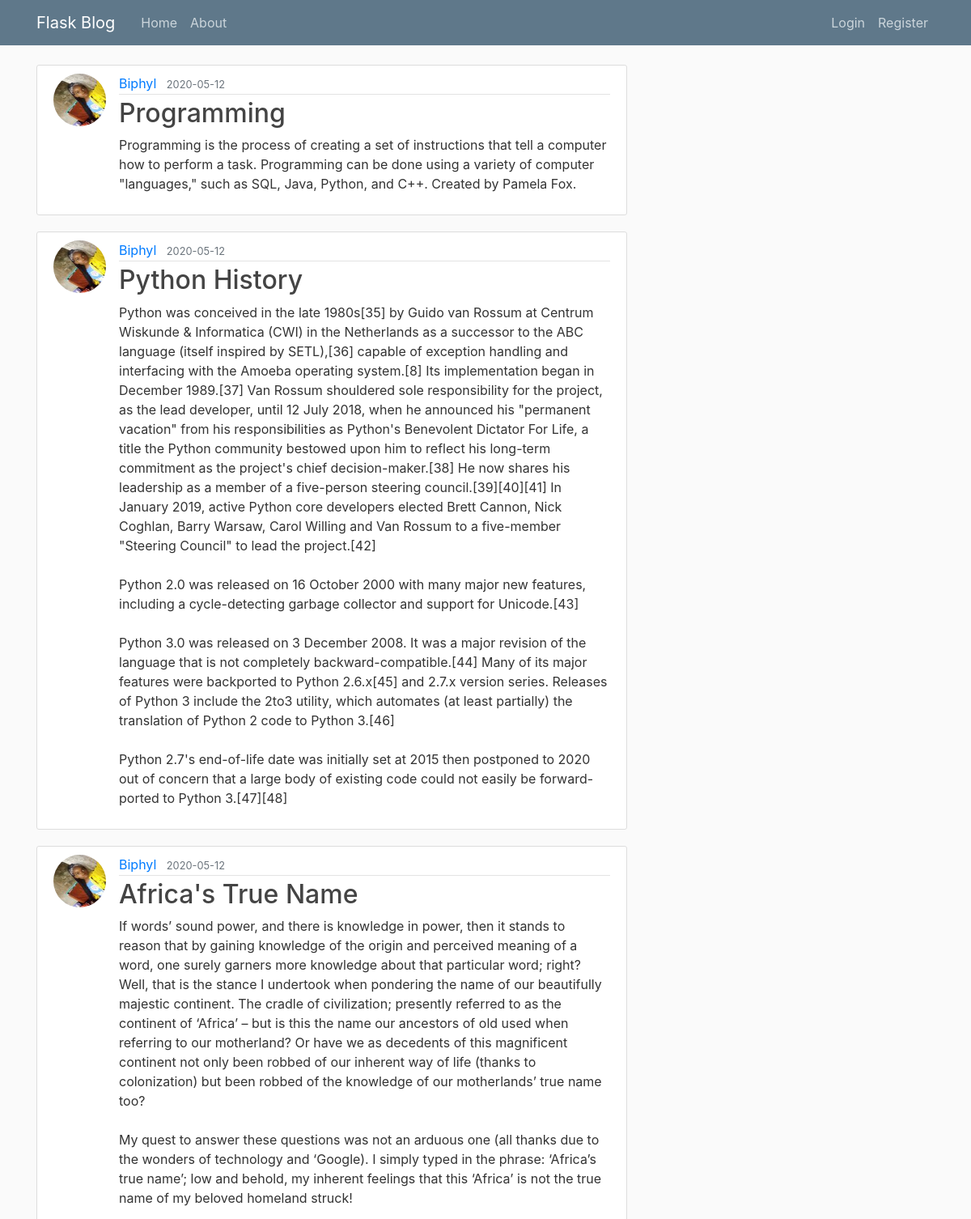
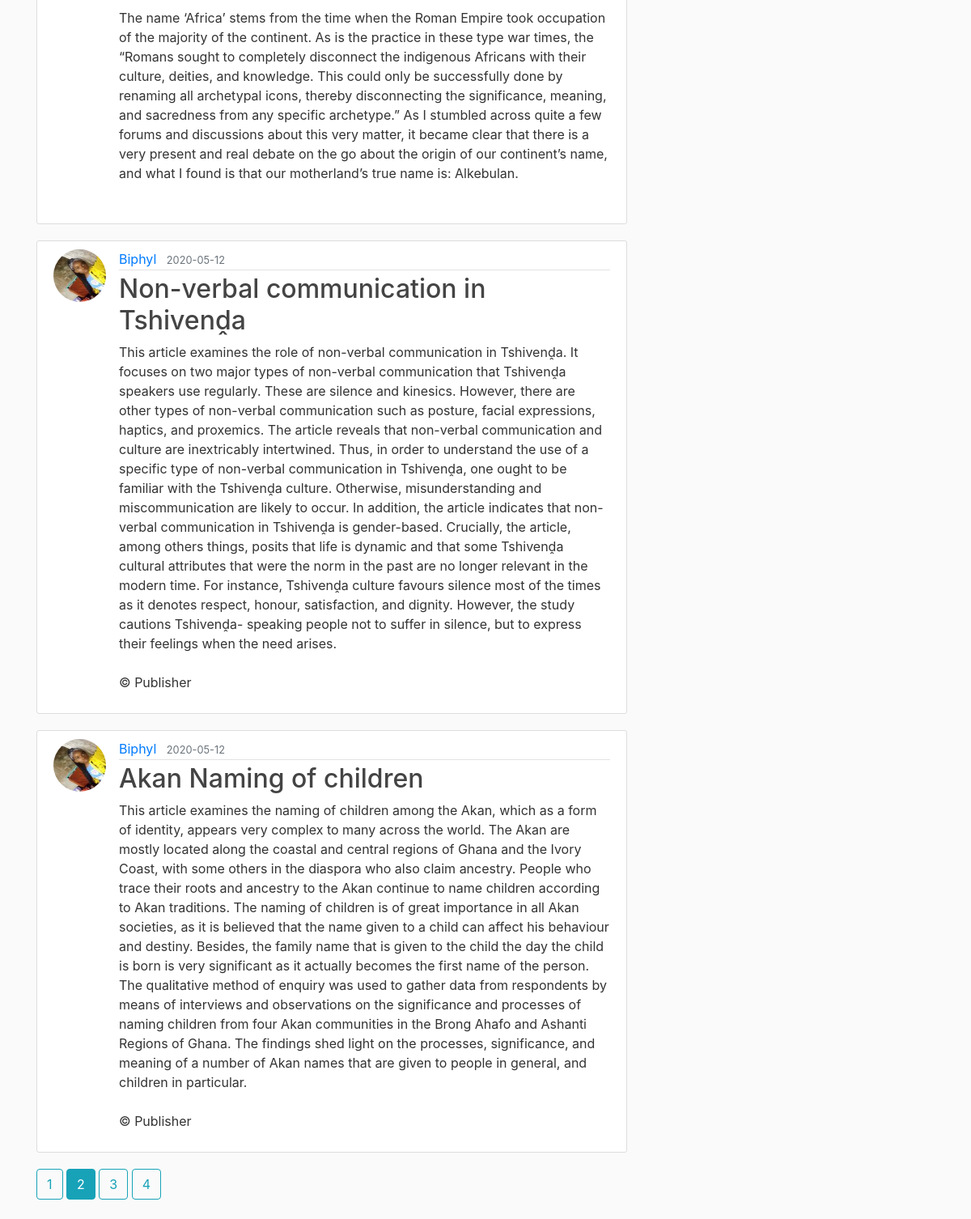
The page /home?page=2 on the database its author committed (2 pictures, top to bottom).
### blog/models.py (models this page shows, shortened)
class Post(db.Model):
    id = db.Column(db.Integer, primary_key=True)
    title = db.Column(db.String(100), nullable=False)
    date_posted = db.Column(db.DateTime, nullable=False, default=datetime.utcnow)
    content = db.Column(db.Text, nullable=False)
    user_id = db.Column(db.Integer, db.ForeignKey('user.id'), nullable=False)

class User(db.Model, UserMixin):
    id = db.Column(db.Integer, primary_key=True)
    username = db.Column(db.String(20), unique=True, nullable=False)
    email = db.Column(db.String(120), unique=True, nullable=False)
    image_file = db.Column(db.String(20), nullable=False, default='default.jpg')
    password = db.Column(db.String(60), nullable=False)
    posts = db.relationship('Post', backref='author', lazy=True)

### blog/routes.py (the view)
@app.route("/")
@app.route("/home")
def home():
    page = request.args.get('page', 1, type=int)
    posts = Post.query.order_by(Post.date_posted.desc()).paginate(page=page, per_page=5)
    return render_template('home.html', posts=posts)

### blog/templates/home.html
{% extends "base.html" %}
{% block content %}
    {% for post in posts.items %}
        <article class="media content-section">
            <img class="rounded-circle article-img" src="{{ url_for('static', filename='profile_pics/' + post.author.image_file) }}">
            <div class="media-body">
                <div class="article-metadata">
                    <a class="mr-2" href="{{ url_for('user_posts', username=post.author.username) }}">{{ post.author.username }}</a>
                    <small class="text-muted">{{ post.date_posted.strftime('%Y-%m-%d') }}</small>
                </div>
                <h2><a class="article-title" href="{{ url_for('post', post_id=post.id) }}">{{ post.title }}</a></h2>
                <p class="article-content">{{ post.content }}</p>
            </div>
        </article>
    {% endfor %}
    {% for page_num in posts.iter_pages(left_edge=1, right_edge=1, left_current=1, right_current=2) %}
        {% if page_num %}
            {% if posts.page == page_num %}
                 <a class="btn btn-info mb-4" href="{{ url_for('home', page=page_num) }}">{{ page_num }}</a>
            {% else %}
                <a class="btn btn-outline-info mb-4" href="{{ url_for('home', page=page_num) }}">{{ page_num }}</a>
            {% endif %}
        {% else %}
            ...
        {% endif %}
    {% endfor %}
{% endblock content %}

### blog/static/main.css (style rules this page uses)
body { background: #fafafa; color: #333333; margin-top: 5rem; }
h1, h2, h3, h4, h5, h6 { color: #444444; }
.content-section { background: #ffffff; padding: 10px 20px; border: 1px solid #dddddd; border-radius: 3px; margin-bottom: 20px; }
.article-title { color: #444444; }
.article-content { white-space: pre-line; }
.article-img { height: 65px; width: 65px; margin-right: 16px; }
.article-metadata { padding-bottom: 1px; margin-bottom: 4px; border-bottom: 1px solid #e3e3e3 }

### rows shown on the page
Post: image_file (picture), author.username "Biphyl", date_posted "2020-05-12", title "Programming", content "Programming is the process of creating a set of instructions that tell a computer how to perform a task. Programming can be done using a variety of computer \"languages,\" such as SQL, Java, Python, and C++. Created by Pamela Fox."
Post: image_file (picture), author.username "Biphyl", date_posted "2020-05-12", title "Python History", content "Python was conceived in the late 1980s[35] by Guido van Rossum at Centrum Wiskunde & Informatica (CWI) in the Netherlands as a successor to the ABC language (itself inspired by SETL),[36] capable of exception handling and interfacing with the Amoeba operating system.[8] Its implementation began in December 1989.[37] Van Rossum shouldered sole responsibility for the project, as the lead developer, until 12 July 2018, when he announced his \"permanent vacation\" from his responsibilities as Python's Benevolent Dictator For Life, a title the Python community bestowed upon him to reflect his long-term commitment as the project's chief decision-maker.[38] He now shares his leadership as a member…"
Post: image_file (picture), author.username "Biphyl", date_posted "2020-05-12", title "Africa's True Name", content "If words’ sound power, and there is knowledge in power, then it stands to reason that by gaining knowledge of the origin and perceived meaning of a word, one surely garners more knowledge about that particular word; right? Well, that is the stance I undertook when pondering the name of our beautifully majestic continent. The cradle of civilization; presently referred to as the continent of ‘Africa’ – but is this the name our ancestors of old used when referring to our motherland? Or have we as decedents of this magnificent continent not only been robbed of our inherent way of life (thanks to colonization) but been robbed of the knowledge of our motherlands’ true name too? My quest to answer…"
Post: image_file (picture), author.username "Biphyl", date_posted "2020-05-12", title "Non-verbal communication in Tshivenḓa", content "This article examines the role of non-verbal communication in Tshivenḓa. It focuses on two major types of non-verbal communication that Tshivenḓa speakers use regularly. These are silence and kinesics. However, there are other types of non-verbal communication such as posture, facial expressions, haptics, and proxemics. The article reveals that non-verbal communication and culture are inextricably intertwined. Thus, in order to understand the use of a specific type of non-verbal communication in Tshivenḓa, one ought to be familiar with the Tshivenḓa culture. Otherwise, misunderstanding and miscommunication are likely to occur. In addition, the article indicates that non-verbal communication…"
Post: image_file (picture), author.username "Biphyl", date_posted "2020-05-12", title "Akan Naming of children", content "This article examines the naming of children among the Akan, which as a form of identity, appears very complex to many across the world. The Akan are mostly located along the coastal and central regions of Ghana and the Ivory Coast, with some others in the diaspora who also claim ancestry. People who trace their roots and ancestry to the Akan continue to name children according to Akan traditions. The naming of children is of great importance in all Akan societies, as it is believed that the name given to a child can affect his behaviour and destiny. Besides, the family name that is given to the child the day the child is born is very significant as it actually becomes the first name of the…"

### other values the page prints
{{ page_num }} "1" "3" "4"
{{ page_num }} "2"
